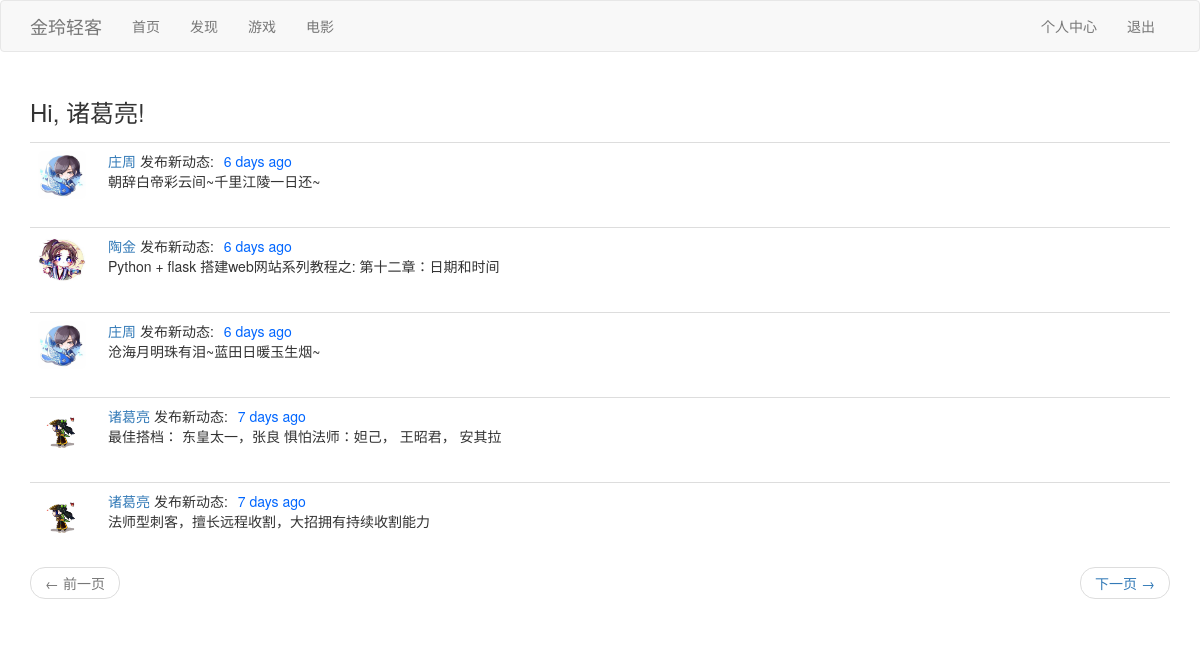
Screenshot of /explore (signed in) with the database file from the repository.
### app/models.py (models this page shows, shortened)
class User(UserMixin, db.Model):
    id = db.Column(db.Integer, primary_key=True)
    username = db.Column(db.String(64), index=True, unique=True)
    avatar = db.Column(db.String(64), default=None)
    location = db.Column(db.String(64))
    email = db.Column(db.String(120), index=True, unique=True)
    password_hash = db.Column(db.String(128))
    posts = db.relationship('Post', backref='author', lazy='dynamic')
    about_me = db.Column(db.String(140))
    last_seen = db.Column(db.DateTime(timezone=True), default=datetime.datetime.utcnow)
    followed = db.relationship(
        'User', secondary=followers,
        primaryjoin=(followers.c.follower_id == id),
        secondaryjoin=(followers.c.followed_id == id),
        backref=db.backref('followers', lazy='dynamic'), lazy='dynamic')

class Post(db.Model):
    id = db.Column(db.Integer, primary_key=True)
    body = db.Column(db.String(140))
    timestamp = db.Column(db.DateTime(timezone=True), default=datetime.datetime.utcnow)
    user_id = db.Column(db.Integer, db.ForeignKey('user.id'))

### app/views.py (the view)
@app.route('/explore')
@login_required
def explore():
    page = request.args.get('page', 1, type=int)
    posts = Post.query.order_by(Post.timestamp.desc()).paginate(page, app.config['POSTS_PER_PAGE'], False)
    next_url = url_for('explore', page=posts.next_num) if posts.has_next else None
    prev_url = url_for('explore', page=posts.prev_num) if posts.has_prev else None
    return render_template("index.html", title='发现', posts=posts.items,
                           next_url=next_url, prev_url=prev_url)

### app/models.py (called while the page is built)
@login.user_loader
def load_user(id):
    return User.query.get(int(id))

### app/views.py (called while the page is built)
@app.before_request
def before_request():
    if current_user.is_authenticated:
        timeNow = str(datetime.now()).split(".")[0]
        timeFormat = datetime.strptime(timeNow, "%Y-%m-%d %H:%M:%S")
        current_user.last_seen = timeFormat
        db.session.commit()

### app/templates/index.html (shortened to what this page needs)
{% extends "base.html" %}
{% import 'bootstrap/wtf.html' as wtf %}
{% block app_content %}
    <h3 style="line-height: 40px;">Hi, {{ current_user.username }}!</h3>
    {% for post in posts %}
        {% include '_post.html' %}
    {% endfor %}
    <nav aria-label="...">
        <ul class="pager">
            <li class="previous{% if not prev_url %} disabled{% endif %}">
                <a href="{{ prev_url or '#' }}">
                    <span aria-hidden="true">&larr;</span> 前一页
                </a>
            </li>
            <li class="next{% if not next_url %} disabled{% endif %}">
                <a href="{{ next_url or '#' }}">
                    下一页 <span aria-hidden="true">&rarr;</span>
                </a>
            </li>
        </ul>
    </nav>
{% endblock %}

### app/templates/_post.html
<table class="table table-hover">
    <tr>
        <td width="70px">
            <a href="{{ url_for('user', username=post.author.username) }}">
                {% if post.author.avatar %}
                <img class="img-rounded profile-thumbnail" src="{{ post.author.avatar }}" height="48" width="48">
                {% else %}
                <img class="img-rounded profile-thumbnail" src="{{ url_for('static', filename='images/庄周.jpg') }}"
                     height="48" width="48">
                {% endif %}
            </a>
        </td>
        <td>
            <a href="{{ url_for('user', username=post.author.username) }}">
                {{ post.author.username }}
            </a>
            发布新动态:<p style="color: #0066ff; display: inline; padding-left: 10px">{{ moment(post.timestamp).fromNow() }}</p>
            <br>
            {{ post.body }}
        </td>
    </tr>
</table>

### rows the page displays
User: username "诸葛亮"
Post: author.username "庄周", timestamp "6 days ago", body "朝辞白帝彩云间~千里江陵一日还~"
Post: author.avatar (picture), author.username "陶金", timestamp "6 days ago", body "Python + flask 搭建web网站系列教程之: 第十二章：日期和时间"
Post: author.username "庄周", timestamp "6 days ago", body "沧海月明珠有泪~蓝田日暖玉生烟~"
Post: author.avatar (picture), author.username "诸葛亮", timestamp "7 days ago", body "最佳搭档： 东皇太一，张良 惧怕法师：妲己， 王昭君， 安其拉"
Post: author.avatar (picture), author.username "诸葛亮", timestamp "7 days ago", body "法师型刺客，擅长远程收割，大招拥有持续收割能力"
